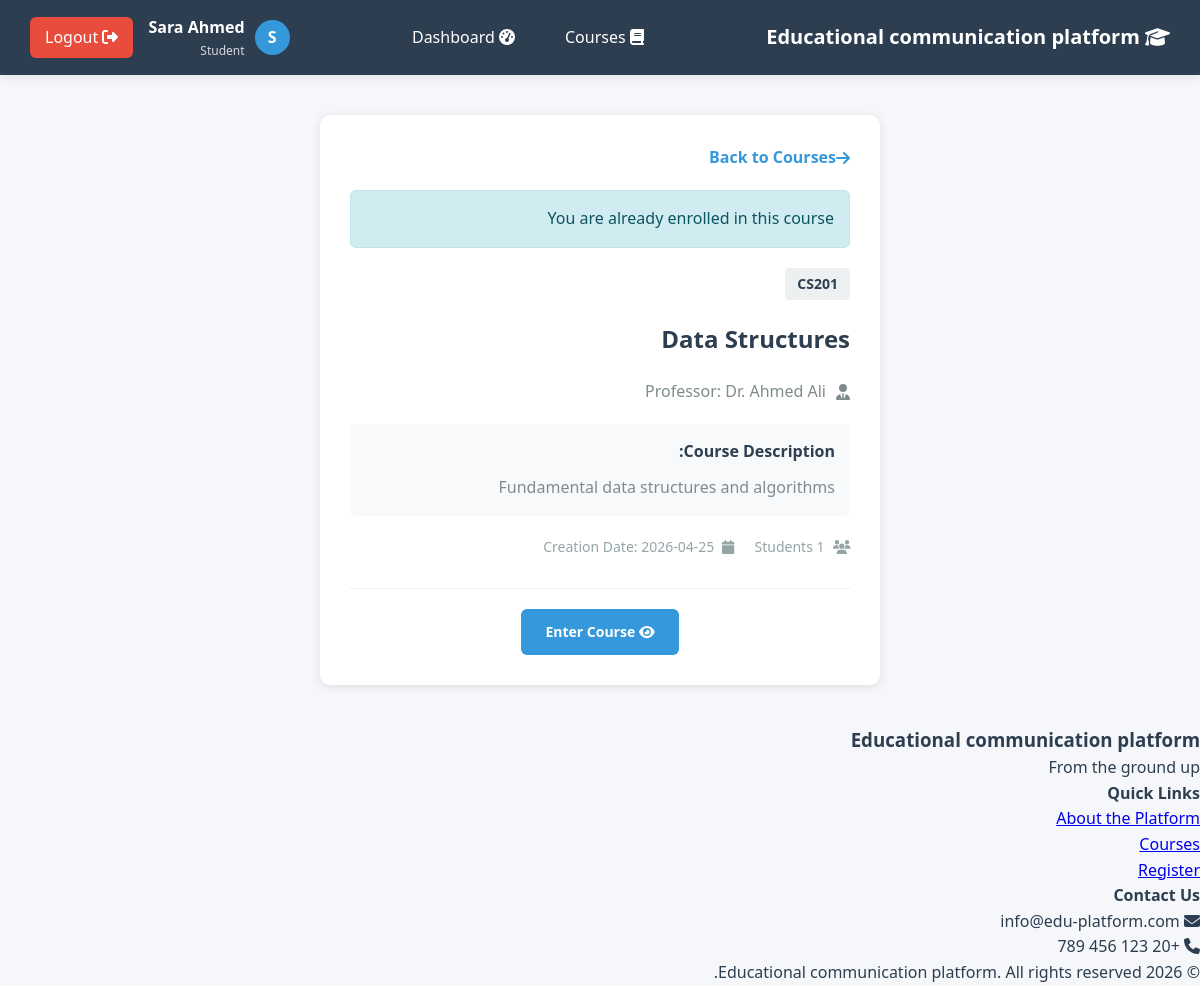
The app's page /courses/join.php?id=2 (signed in) with its own data.
### tables this page shows
CREATE TABLE courses (
    id INT PRIMARY KEY AUTO_INCREMENT,
    course_name VARCHAR(200) NOT NULL,
    course_code VARCHAR(20) UNIQUE NOT NULL,
    professor_id INT NOT NULL,
    description TEXT,
    created_at TIMESTAMP DEFAULT CURRENT_TIMESTAMP,
    FOREIGN KEY (professor_id) REFERENCES users(id) ON DELETE CASCADE
);

CREATE TABLE users (
    id INT PRIMARY KEY AUTO_INCREMENT,
    username VARCHAR(50) UNIQUE NOT NULL,
    email VARCHAR(100) UNIQUE NOT NULL,
    password VARCHAR(255) NOT NULL,
    full_name VARCHAR(100) NOT NULL,
    name VARCHAR(100) NOT NULL,
    user_type ENUM('professor', 'student') NOT NULL,
    created_at TIMESTAMP DEFAULT CURRENT_TIMESTAMP
);

### includes/course_functions.php (called while the page is built, shortened)
<?php
function getCourseById($courseId) {
    $pdo = getDB();
    $stmt = $pdo->prepare("
        SELECT c.*, u.full_name as professor_name
        FROM courses c
        LEFT JOIN users u ON c.professor_id = u.id
        WHERE c.id = ?
    ");
    $stmt->execute([$courseId]);
    return $stmt->fetch();
}
function isStudentEnrolled($courseId, $studentId) {
    $pdo = getDB();
    $stmt = $pdo->prepare("
        SELECT id FROM course_enrollments
        WHERE course_id = ? AND student_id = ? AND status = 'active'
    ");
    $stmt->execute([$courseId, $studentId]);
    return (bool) $stmt->fetch();
}
function getCourseStudentCount($courseId) {
    $pdo = getDB();
    $stmt = $pdo->prepare("
        SELECT COUNT(*) as count
        FROM course_enrollments
        WHERE course_id = ? AND status = 'active'
    ");
    $stmt->execute([$courseId]);
    $result = $stmt->fetch();
    return $result['count'];
}

### courses/join.php (the view, shortened to what this page needs)
<?php
require_once __DIR__ . '/../includes/course_functions.php';
require_once __DIR__ . '/../includes/header.php';
$courseId = $_GET['id'] ?? 0;
$message = '';
$messageType = '';
$course = getCourseById($courseId);
$isEnrolled = isStudentEnrolled($courseId, $_SESSION['user_id']);
if ($isEnrolled) {
    $message = 'You are already enrolled in this course';
    $messageType = 'info';
}
?>
<div class="container">
    <div class="course-join">
        <div class="join-card">
            <a href="list.php" class="back-link">
                <i class="fas fa-arrow-right"></i> Back to Courses
            </a>
            <?php if ($message): ?>
                <div class="alert alert-<?php echo $messageType; ?>">
                    <?php echo htmlspecialchars($message); ?>
                </div>
            <?php endif; ?>
            <div class="course-info">
                <span class="course-code"><?php echo htmlspecialchars($course['course_code']); ?></span>
                <h1><?php echo htmlspecialchars($course['course_name']); ?></h1>
                <div class="professor-info">
                    <i class="fas fa-user-tie"></i>
                    <span>Professor: <?php echo htmlspecialchars($course['professor_name'] ?? 'Not specified'); ?></span>
                </div>
                <?php if ($course['description']): ?>
                    <div class="description">
                        <h3>Course Description:</h3>
                        <p><?php echo nl2br(htmlspecialchars($course['description'])); ?></p>
                    </div>
                <?php endif; ?>
                <div class="course-stats">
                    <div class="stat">
                        <i class="fas fa-users"></i>
                        <span><?php echo getCourseStudentCount($courseId); ?> Students</span>
                    </div>
                    <div class="stat">
                        <i class="fas fa-calendar"></i>
                        <span>Creation Date: <?php echo date('Y-m-d', strtotime($course['created_at'])); ?></span>
                    </div>
                </div>
            </div>
            <?php if ($isEnrolled): ?>
                <div class="enrolled-actions">
                    <a href="view.php?id=<?php echo $courseId; ?>" class="btn btn-primary">
                        <i class="fas fa-eye"></i> Enter Course
                    </a>
                </div>
            <?php endif; ?>
        </div>
    </div>
</div>
<?php require_once __DIR__ . '/../includes/footer.php'; ?>

### includes/header.php (style rules this page uses)
* { margin: 0; padding: 0; box-sizing: border-box; }
body { font-family: 'Segoe UI', Tahoma, Geneva, Verdana, sans-serif; background: #f5f7fa; color: #2c3e50; line-height: 1.6; }
.container { max-width: 1200px; margin: 0 auto; padding: 20px; }

### courses/join.php (style rules this page uses)
.course-join { padding: 20px; max-width: 600px; margin: 0 auto; }
.join-card { background: white; border-radius: 10px; padding: 30px; box-shadow: 0 2px 10px rgba(0,0,0,0.1); }
.back-link { display: inline-flex; align-items: center; color: #3498db; text-decoration: none; margin-bottom: 20px; font-weight: 600; }
.course-info { margin-bottom: 30px; }
.course-code { display: inline-block; background: #ecf0f1; color: #2c3e50; padding: 5px 12px; border-radius: 4px; font-size: 14px; font-weight: 600; margin-bottom: 10px; }
.course-info h1 { color: #2c3e50; margin: 10px 0 20px; font-size: 24px; }
.professor-info { display: flex; align-items: center; gap: 10px; color: #7f8c8d; margin-bottom: 20px; }
.description { background: #f8f9fa; padding: 15px; border-radius: 6px; margin-bottom: 20px; }
.description h3 { color: #2c3e50; font-size: 16px; margin-bottom: 10px; }
.description p { color: #7f8c8d; line-height: 1.6; margin: 0; }
.course-stats { display: flex; gap: 20px; }
.stat { display: flex; align-items: center; gap: 8px; color: #95a5a6; font-size: 14px; }
.enrolled-actions { text-align: center; padding-top: 20px; border-top: 1px solid #ecf0f1; }
.alert { padding: 15px; border-radius: 6px; margin-bottom: 20px; }
.alert-info { background: #d1ecf1; color: #0c5460; border: 1px solid #bee5eb; }
.btn { padding: 12px 24px; border: none; border-radius: 6px; cursor: pointer; font-size: 14px; font-weight: 600; text-decoration: none; display: inline-block; transition: all 0.3s; }
.btn-primary { background: #3498db; color: white; }

### records on screen
courses: course_code "CS201", course_name "Data Structures", professor.full_name "Dr. Ahmed Ali", description "Fundamental data structures and algorithms", created_at "2026-04-25"

### other values on screen
mb_substr($_SESSION['full_name'] ?? 'M', 0, 1) "S"
$_SESSION['full_name'] "Sara Ahmed"
$message "You are already enrolled in this course"
getCourseStudentCount($courseId) "1"
